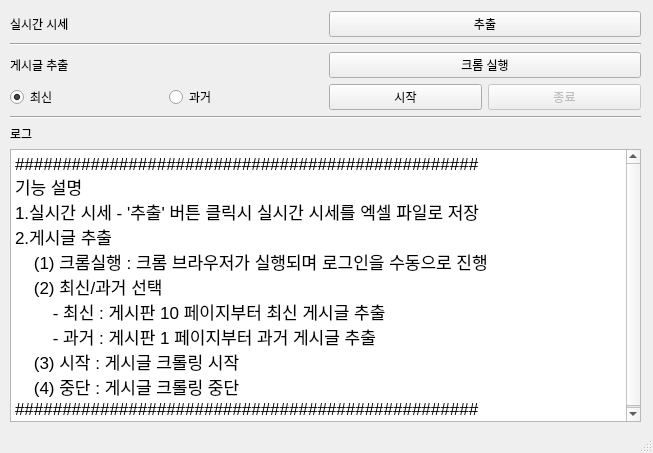
<?xml version="1.0" encoding="UTF-8"?>
<ui version="4.0">
 <class>MainWindow</class>
 <widget class="QMainWindow" name="MainWindow">
  <property name="geometry">
   <rect>
    <x>0</x>
    <y>0</y>
    <width>653</width>
    <height>453</height>
   </rect>
  </property>
  <property name="windowTitle">
   <string>Coinpan Crawler</string>
  </property>
  <widget class="QWidget" name="centralwidget">
   <widget class="QWidget" name="layoutWidget">
    <property name="geometry">
     <rect>
      <x>10</x>
      <y>11</y>
      <width>631</width>
      <height>411</height>
     </rect>
    </property>
    <layout class="QVBoxLayout" name="verticalLayout">
     <item>
      <layout class="QHBoxLayout" name="horizontalLayout">
       <item>
        <widget class="QLabel" name="label_price">
         <property name="text">
          <string>실시간 시세</string>
         </property>
        </widget>
       </item>
       <item>
        <widget class="QPushButton" name="btn_price">
         <property name="text">
          <string>추출</string>
         </property>
        </widget>
       </item>
      </layout>
     </item>
     <item>
      <widget class="Line" name="line">
       <property name="orientation">
        <enum>Qt::Horizontal</enum>
       </property>
      </widget>
     </item>
     <item>
      <layout class="QHBoxLayout" name="horizontalLayout_2">
       <item>
        <widget class="QLabel" name="label_post">
         <property name="text">
          <string>게시글 추출</string>
         </property>
        </widget>
       </item>
       <item>
        <widget class="QPushButton" name="btn_browser">
         <property name="text">
          <string>크롬 실행</string>
         </property>
        </widget>
       </item>
      </layout>
     </item>
     <item>
      <layout class="QHBoxLayout" name="horizontalLayout_3">
       <item>
        <widget class="QRadioButton" name="radio_recent">
         <property name="text">
          <string>최신</string>
         </property>
         <property name="checked">
          <bool>true</bool>
         </property>
        </widget>
       </item>
       <item>
        <widget class="QRadioButton" name="radio_past">
         <property name="text">
          <string>과거</string>
         </property>
        </widget>
       </item>
       <item>
        <widget class="QPushButton" name="btn_start">
         <property name="text">
          <string>시작</string>
         </property>
        </widget>
       </item>
       <item>
        <widget class="QPushButton" name="btn_stop">
         <property name="enabled">
          <bool>false</bool>
         </property>
         <property name="text">
          <string>종료</string>
         </property>
        </widget>
       </item>
      </layout>
     </item>
     <item>
      <widget class="Line" name="line_2">
       <property name="orientation">
        <enum>Qt::Horizontal</enum>
       </property>
      </widget>
     </item>
     <item>
      <widget class="QLabel" name="label_log">
       <property name="text">
        <string>로그</string>
       </property>
      </widget>
     </item>
     <item>
      <widget class="QTextBrowser" name="log_browser">
       <property name="html">
        <string>&lt;!DOCTYPE HTML PUBLIC &quot;-//W3C//DTD HTML 4.0//EN&quot; &quot;http://www.w3.org/TR/REC-html40/strict.dtd&quot;&gt;
&lt;html&gt;&lt;head&gt;&lt;meta name=&quot;qrichtext&quot; content=&quot;1&quot; /&gt;&lt;style type=&quot;text/css&quot;&gt;
p, li { white-space: pre-wrap; }
&lt;/style&gt;&lt;/head&gt;&lt;body style=&quot; font-family:'.AppleSystemUIFont'; font-size:13pt; font-weight:400; font-style:normal;&quot;&gt;
&lt;p style=&quot; margin-top:0px; margin-bottom:0px; margin-left:0px; margin-right:0px; -qt-block-indent:0; text-indent:0px;&quot;&gt;#################################################&lt;/p&gt;
&lt;p style=&quot; margin-top:0px; margin-bottom:0px; margin-left:0px; margin-right:0px; -qt-block-indent:0; text-indent:0px;&quot;&gt;기능 설명&lt;/p&gt;
&lt;p style=&quot; margin-top:0px; margin-bottom:0px; margin-left:0px; margin-right:0px; -qt-block-indent:0; text-indent:0px;&quot;&gt;1.실시간 시세 - '추출' 버튼 클릭시 실시간 시세를 엑셀 파일로 저장&lt;/p&gt;
&lt;p style=&quot; margin-top:0px; margin-bottom:0px; margin-left:0px; margin-right:0px; -qt-block-indent:0; text-indent:0px;&quot;&gt;2.게시글 추출&lt;/p&gt;
&lt;p style=&quot; margin-top:0px; margin-bottom:0px; margin-left:0px; margin-right:0px; -qt-block-indent:0; text-indent:0px;&quot;&gt;    (1) 크롬실행 : 크롬 브라우저가 실행되며 로그인을 수동으로 진행&lt;/p&gt;
&lt;p style=&quot; margin-top:0px; margin-bottom:0px; margin-left:0px; margin-right:0px; -qt-block-indent:0; text-indent:0px;&quot;&gt;    (2) 최신/과거 선택&lt;/p&gt;
&lt;p style=&quot; margin-top:0px; margin-bottom:0px; margin-left:0px; margin-right:0px; -qt-block-indent:0; text-indent:0px;&quot;&gt;        - 최신 : 게시판 10 페이지부터 최신 게시글 추출&lt;/p&gt;
&lt;p style=&quot; margin-top:0px; margin-bottom:0px; margin-left:0px; margin-right:0px; -qt-block-indent:0; text-indent:0px;&quot;&gt;        - 과거 : 게시판 1 페이지부터 과거 게시글 추출&lt;/p&gt;
&lt;p style=&quot; margin-top:0px; margin-bottom:0px; margin-left:0px; margin-right:0px; -qt-block-indent:0; text-indent:0px;&quot;&gt;    (3) 시작 : 게시글 크롤링 시작&lt;/p&gt;
&lt;p style=&quot; margin-top:0px; margin-bottom:0px; margin-left:0px; margin-right:0px; -qt-block-indent:0; text-indent:0px;&quot;&gt;    (4) 중단 : 게시글 크롤링 중단&lt;/p&gt;
&lt;p style=&quot; margin-top:0px; margin-bottom:0px; margin-left:0px; margin-right:0px; -qt-block-indent:0; text-indent:0px;&quot;&gt;#################################################&lt;/p&gt;&lt;/body&gt;&lt;/html&gt;</string>
       </property>
      </widget>
     </item>
    </layout>
   </widget>
  </widget>
  <widget class="QStatusBar" name="statusbar"/>
 </widget>
 <resources/>
 <connections/>
</ui>
